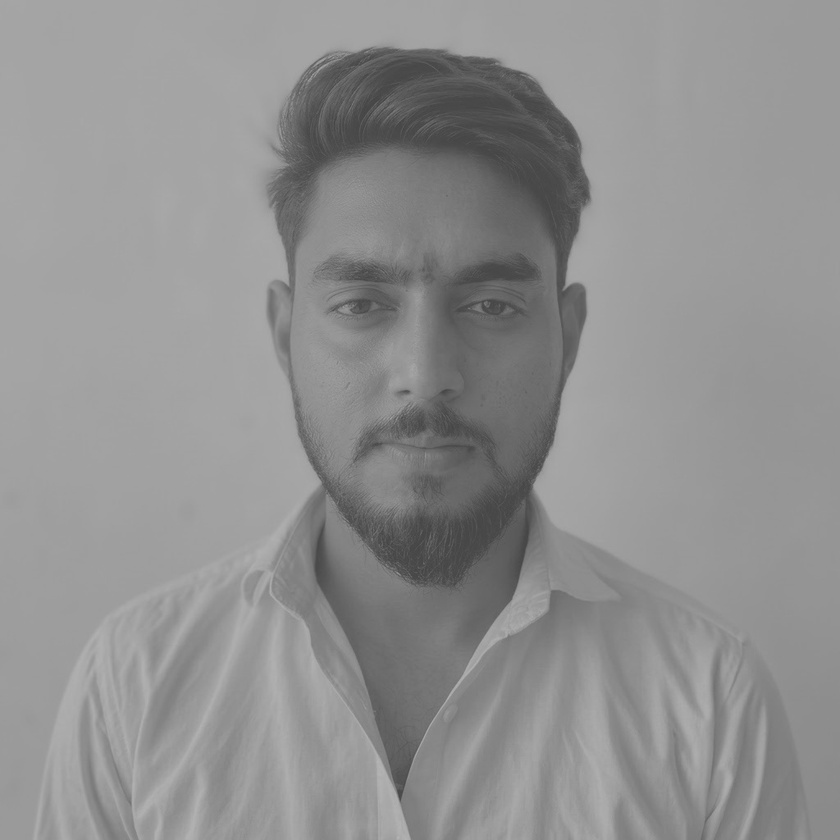
#> input picture CV_Unit_II_Assignment/03_Contrast_Stretching/input.jpg, 840 x 840 px, shrunk from 1024 x 1024 before the run
$ python program.py
#> lines starting #> are read from the running program, lines starting #| are printed output that depends on the picture
import cv2
import numpy as np

image = cv2.imread("input.jpg", cv2.IMREAD_GRAYSCALE)
#> image is the input picture: shape (840, 840); min 64, max 180, mean 144.2
old_min, old_max = int(image.min()), int(image.max())
#> old_min = 64; old_max = 180
print("Minimum intensity:", old_min)
#| Minimum intensity: 64
print("Maximum intensity:", old_max)
#| Maximum intensity: 180

if old_max > old_min:
    result = ((image.astype(np.float32) - old_min) * 255.0 /
              (old_max - old_min)).clip(0, 255).astype(np.uint8)
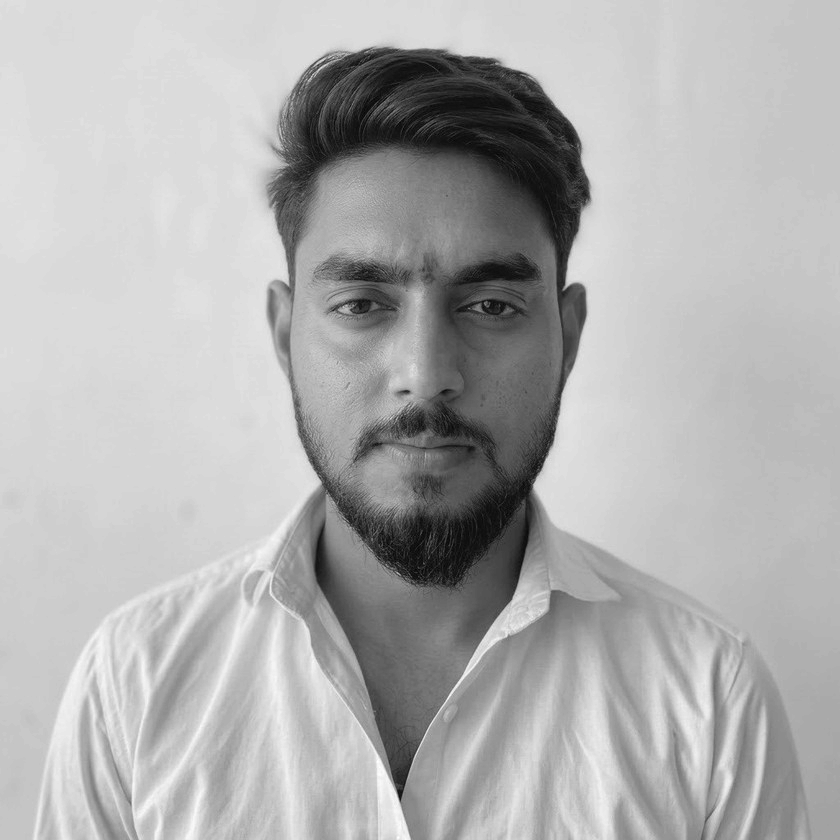
#> result: shape (840, 840); min 0, max 255, mean 175.7
else:
    result = image.copy()

cv2.imwrite("output.png", result)
